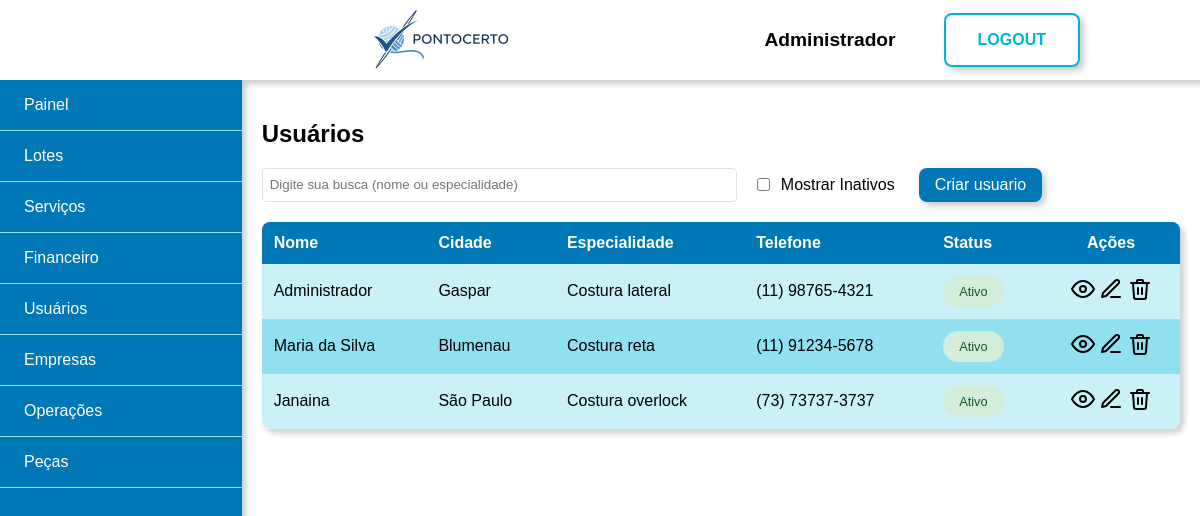
Screenshot of /admin/usuarios (signed in) with the database file from the repository.
### tables this page shows
CREATE TABLE usuarios (
    id int PRIMARY KEY AUTO_INCREMENT,
    tipo enum('admin', 'costureira') NOT NULL DEFAULT 'costureira',
    nome varchar(50) NOT NULL,
    cpf varchar(11) NOT NULL UNIQUE,
    email varchar(250) NOT NULL UNIQUE,
    telefone varchar(11) NOT NULL,
    cep varchar(8) NOT NULL,
    logradouro varchar(250),
    complemento varchar(50),
    cidade varchar(100),
    tipo_chave_pix enum('cpf', 'cnpj', 'email', 'telefone', 'aleatoria') DEFAULT 'cpf',
    chave_pix varchar(250),
    senha varchar(255) NOT NULL,
    banco int NULL DEFAULT 0,
    agencia INT NULL DEFAULT 0,
    conta INT NULL DEFAULT 0,
    especialidade_id INT NOT NULL DEFAULT 2,
    ativo TINYINT DEFAULT 1,
    created_at TIMESTAMP DEFAULT CURRENT_TIMESTAMP,
    updated_at TIMESTAMP DEFAULT CURRENT_TIMESTAMP ON UPDATE CURRENT_TIMESTAMP
 );

CREATE TABLE especialidade (
    id INT PRIMARY KEY AUTO_INCREMENT,
    nome VARCHAR(50) NOT NULL UNIQUE
);

### views/admin/usuarios.php (the view, shortened to what the rows shown need)
<div class="conteudo flex">
    <div class="conteudo-tabela">
    <h2>Usuários</h2>
        <div class="tabela">
            <table cellspacing='0' class="redondinho shadow filter">
                <thead>
                    <tr>
                        <th class="ae">Nome</th>
                        <th class="ae">Cidade</th>
                        <th class="ae">Especialidade</th>
                        <th class="ae">Telefone</th>
                        <th class="ae">Status</th>
                        <th class="ac">Ações</th>
                    </tr>
                </thead>
                <tbody>
                    <?php foreach ($listaUsuarios as $usuario): ?>
                        <tr class="linha-filter" data-ativo="<?= $usuario['ativo'] ? '1' : '0' ?>">
                            <td class="ae"><?= htmlspecialchars($usuario['nome']) ?></td>
                            <td class="ae"><?= htmlspecialchars($usuario['cidade']) ?></td>
                            <td class="ae"><?= htmlspecialchars($usuario['especialidade'] ?? 'N/A') ?></td>
                            <td class="ae" id="telefone"><?= htmlspecialchars($usuario['telefone']) ?></td>
                            <td class="ae"> <span class="status-badge <?=$usuario['ativo'] ? "active":"inactive" ?> "> <?= htmlspecialchars($usuario['ativo'] ? "Ativo":"Inativo") ?></span></td>
                            <td class="ac">
                                <a href="<?= BASE_URL ?>admin/visualizar-usuario?id=<?= $usuario['id'] ?>">
                                    <img class="icone" src="<?php echo ASSETS_URL?>icones/visualizar.svg" alt="visualizar">
                                </a>
                                <a href="<?= BASE_URL ?>admin/editar-usuario?id=<?= $usuario['id'] ?>">
                                    <img class="icone" src="<?php echo ASSETS_URL?>icones/editar.svg" alt="editar">
                                </a>
                                <?php if ($usuario['ativo']): ?>
                                    <a href="<?= BASE_URL ?>admin/remover-usuario?id=<?= $usuario['id'] ?>">
                                        <img class="icone" src="<?php echo ASSETS_URL?>icones/remover.svg" alt="remover">
                                    </a>
                                <?php else: ?>
                                    <a href="<?= BASE_URL ?>admin/reativar-usuario?id=<?= $usuario['id'] ?>">
                                        <img class="icone" src="<?php echo ASSETS_URL?>icones/reativar.svg" alt="reativar">
                                    </a>
                                <?php endif; ?>
                            </td>
                        </tr>
                    <?php endforeach; ?>
                </tbody>
            </table>
        </div>
    </div>
</div>

### views/shared/header.php (shortened to what the rows shown need)
<!DOCTYPE html>
<html lang="pt-BR">
<head>
    <link rel="stylesheet" href="<?php echo ASSETS_URL?>css/style.css">
</head>
<body>
    <?php if ($login ?? false): ?>
        <div class="principal azul flex center">
    <?php else: ?>
        <div class="principal">
            <?php if ($usuarioLogado ?? false): ?>
                <div class="topo flex h-center shadow">
                    <a class="imagem-topo" href="<?= $dashboardLink ?>">
                        <img src="<?php echo ASSETS_URL?>img/banner.png" alt="banner">
                    </a>
                    <span class="flex l-gap v-center">
                        <span class="nome-usuario"><?= htmlspecialchars($nomeUsuario) ?></span>
                        <a href="<?= BASE_URL ?>logout" class="botao-grande">LOGOUT</a>
                    </span>
                </div>
            <?php endif; ?>
    <?php endif; ?>

### rows the page displays
usuarios: nome "Administrador", cidade "Gaspar", especialidade.nome "Costura lateral", ativo "Ativo"
usuarios: nome "Maria da Silva", cidade "Blumenau", especialidade.nome "Costura reta", ativo "Ativo"
usuarios: nome "Janaina", cidade "São Paulo", especialidade.nome "Costura overlock", ativo "Ativo"

### other values shown
$item['label'] "Painel"
$item['label'] "Lotes"
$item['label'] "Serviços"
$item['label'] "Financeiro"
$item['label'] "Usuários"
$item['label'] "Empresas"
$item['label'] "Operações"
$item['label'] "Peças"
